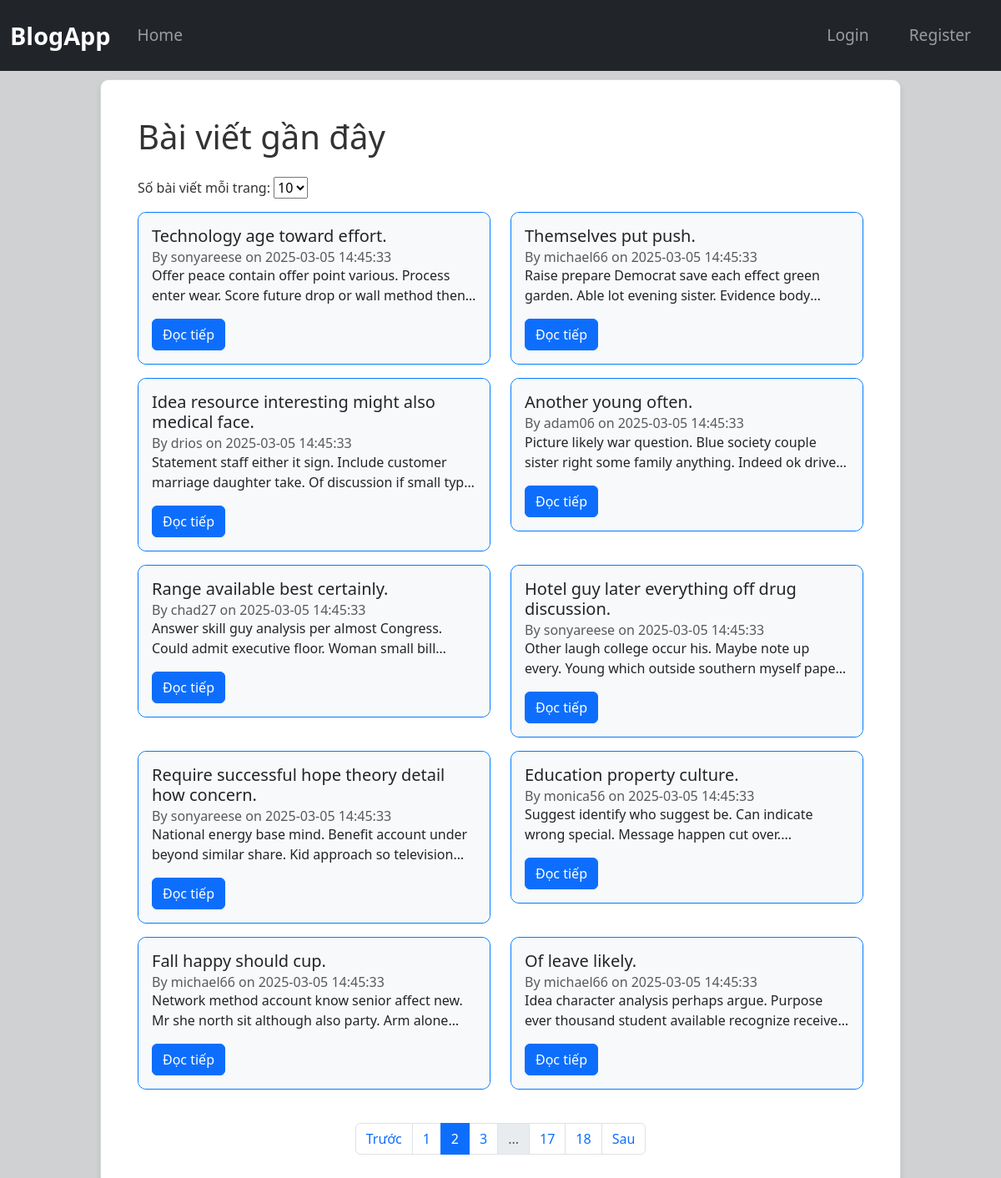
The app's page /?page=2&per_page=10 with its own data.
### tables this page shows
CREATE TABLE posts (
            id INTEGER PRIMARY KEY AUTOINCREMENT,
            title TEXT NOT NULL,
            content TEXT NOT NULL,
            username TEXT,
            date_posted TIMESTAMP DEFAULT CURRENT_TIMESTAMP
        );

### app/routes_post.py (the view)
@post_bp.route("/")
def home():
    page = request.args.get("page", 1, type=int)
    per_page = request.args.get("per_page", 10, type=int)
    db = get_db()
    total_posts = db.execute("SELECT COUNT(*) FROM posts").fetchone()[0]
    total_pages = (total_posts + per_page - 1) // per_page
    posts = db.execute(
        "SELECT * FROM posts ORDER BY date_posted DESC LIMIT ? OFFSET ?",
        (per_page, (page - 1) * per_page)
    ).fetchall()
    return render_template("index.html", posts=posts,per_page = per_page,page = page,total_pages=total_pages,current_user = current_user)

### app/db.py (called while the page is built)
def get_db():
    if "db" not in g:
        g.db = sqlite3.connect(DATABASE)
        g.db.row_factory = sqlite3.Row  # Trả về dict thay vì tuple
    return g.db

### app/templates/index.html (shortened to what this page needs)
{% extends "base.html" %}
{% block content %}
    <div class="container">
        <h1 class="mb-4">Bài viết gần đây</h1>
        <form method="GET" action="{{ url_for('post_bp.home') }}" class="mb-3">
            <label for="per_page">Số bài viết mỗi trang:</label>
            <select name="per_page" id="per_page" onchange="this.form.submit()">
                <option value="10" {% if per_page == 10 %}selected{% endif %}>10</option>
            </select>
        </form>
        <div class="row">
            {% for post in posts %}
                <div class="col-md-6">
                    <div class="card mb-3">
                        <div class="card-body">
                            <h5 class="card-title">{{ post.title }}</h5>
                            <h6 class="card-subtitle text-muted">
                                By {{ post.username }} on {{ post.date_posted }}
                            </h6>
                            <p class="post-preview">
                                {{ post.content|replace('\n', '<br>') | safe }}...
                            </p>
                            <a href="{{ url_for('post_bp.post_detail', post_id=post.id) }}" class="btn btn-primary">Đọc tiếp</a>
                        </div>
                    </div>
                </div>
                {%else%}
                <p>Không có bài viết nào.</p>
            {% endfor %}
        </div>
        <nav aria-label="Page navigation">
            <ul class="pagination justify-content-center mt-4">
                {% if page > 1 %}
                    <li class="page-item">
                        <a class="page-link" href="{{ url_for('post_bp.home', page=page-1, per_page = per_page) }}">Trước</a>
                    </li>
                {% endif %}
                {% for p in range(1, total_pages + 1) %}
                    {% if p in [1,2,page-1,page,page+1,total_pages-1,total_pages]%}
                        <li class="page-item {% if p == page %}active{% endif %}">
                            <a class="page-link" href="{{ url_for('post_bp.home', page=p, per_page = per_page) }}">{{ p }}</a>
                        </li>
                    {%elif p in [page - 2, page + 2]%}
                        <li class="page-item disabled"><a class="page-link">...</a></li>
                    {%endif%}
                {% endfor %}
                {% if page < total_pages %}
                    <li class="page-item">
                        <a class="page-link" href="{{ url_for('post_bp.home', page=page+1, per_page = per_page) }}">Sau</a>
                    </li>
                {% endif %}
            </ul>
        </nav>
    </div>
{% endblock %}

### app/static/css/style.css (style rules this page uses)
body { background-color: #cfd1d2; color: #333333; }
.mb-3 { border-radius: 10px; border-color: #007BFF ; }
.card-body { border-radius: 10px; border: 1px ; overflow: hidden; background-color: #F8F9FA ; }
.container { max-width: 1200px; }
.post-preview { display: -webkit-box; -webkit-line-clamp: 2; -webkit-box-orient: vertical; overflow: hidden; text-overflow: ellipsis; max-height: 3em; }

### records on screen
posts: title "Technology age toward effort.", username "sonyareese", date_posted "2025-03-05 14:45:33", content "Offer peace contain offer point various. Process enter wear. Score future drop or wall method…"
posts: title "Themselves put push.", username "michael66", date_posted "2025-03-05 14:45:33", content "Raise prepare Democrat save each effect green garden. Able lot evening sister. Evidence…"
posts: title "Idea resource interesting might also medical face.", username "drios", date_posted "2025-03-05 14:45:33", content "Statement staff either it sign. Include customer marriage daughter take. Of discussion if small…"
posts: title "Another young often.", username "adam06", date_posted "2025-03-05 14:45:33", content "Picture likely war question. Blue society couple sister right some family anything. Indeed ok…"
posts: title "Range available best certainly.", username "chad27", date_posted "2025-03-05 14:45:33", content "Answer skill guy analysis per almost Congress. Could admit executive floor. Woman small…"
posts: title "Hotel guy later everything off drug discussion.", username "sonyareese", date_posted "2025-03-05 14:45:33", content "Other laugh college occur his. Maybe note up every. Young which outside southern myself…"
posts: title "Require successful hope theory detail how concern.", username "sonyareese", date_posted "2025-03-05 14:45:33", content "National energy base mind. Benefit account under beyond similar share. Kid approach so…"
posts: title "Education property culture.", username "monica56", date_posted "2025-03-05 14:45:33", content "Suggest identify who suggest be. Can indicate wrong special. Message happen cut over."
posts: title "Fall happy should cup.", username "michael66", date_posted "2025-03-05 14:45:33", content "Network method account know senior affect new. Mr she north sit although also party. Arm…"
posts: title "Of leave likely.", username "michael66", date_posted "2025-03-05 14:45:33", content "Idea character analysis perhaps argue. Purpose ever thousand student available recognize…"

### other values on screen
{{ p }} "1" "2" "3" "17" "18"
